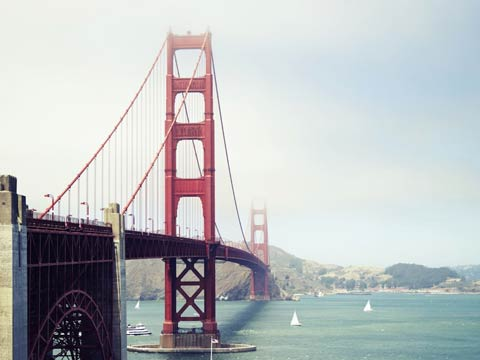
#> input picture images/30.jpg, 480 x 360 px
$ python ascii.py ../images/30.jpg 1.0 1.0
#> lines starting #> are read from the running program, lines starting #| are printed output that depends on the picture
import sys
from PIL import Image
import numpy as np

chars = np.asarray(list(' .,:;irsXA253hMHGS#9B&@'))

if len(sys.argv) != 4:
    print('Usage: ./asciinator.py image:file scale-factor:float')
    print(sys.argv)
    sys.exit()

f, SC, GCF, WCF = sys.argv[1], float(sys.argv[2]), float(sys.argv[3]), 7 / 4

img = Image.open(f)
#> img is the input picture: PIL image 480x360 RGB; mean R, G, B 187.1, 190.7, 192.1
S = (round(img.size[0] * SC * WCF), round(img.size[1] * SC))
#> S = (840, 360)
img = np.sum(np.asarray(img.resize(S)), axis=2)
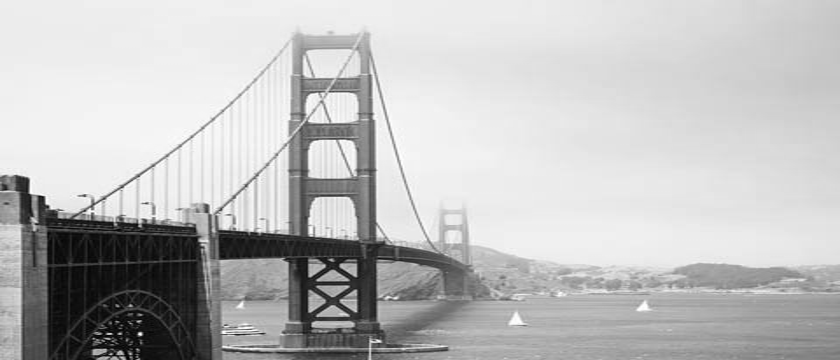
#> img: shape (360, 840) uint64; min 0, max 765, mean 569.9; drawn with min black and max white
img -= img.min()
img = (1.0 - img / img.max()) ** GCF * (chars.size - 1)
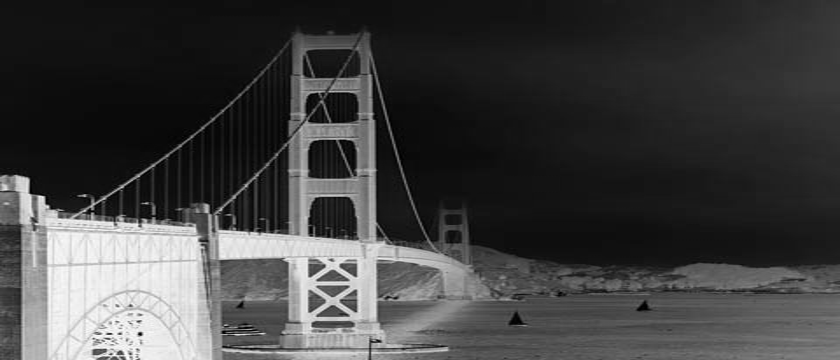
#> img: shape (360, 840) float64; min 0, max 22, mean 5.6; drawn with min black and max white

print("\n".join(("".join(r) for r in chars[img.astype(int)])))

$ run again, on images/IMG_20170515_231615.jpg
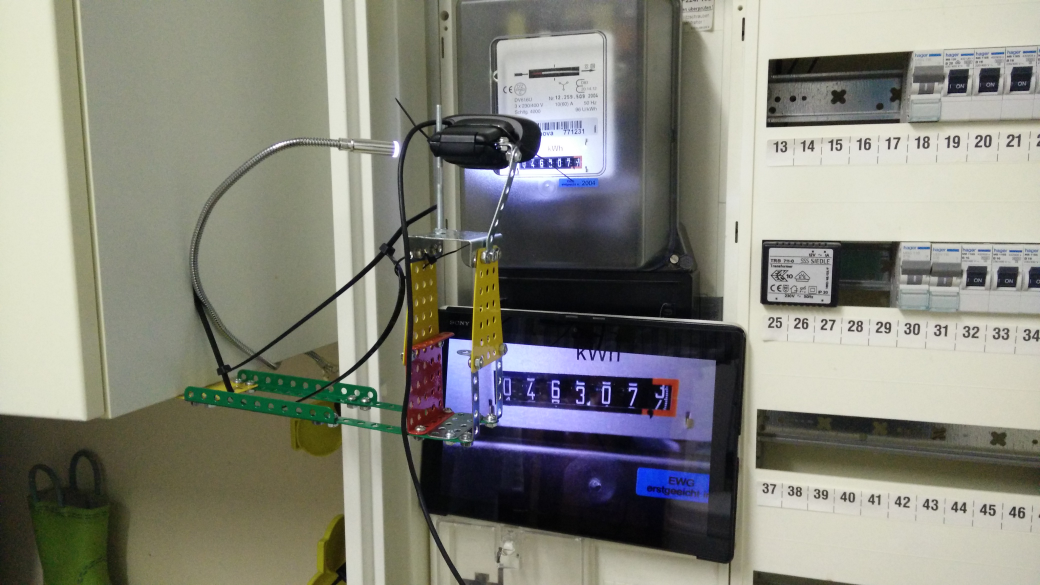
#> input picture images/IMG_20170515_231615.jpg, 4160 x 2340 px (shown at 1/4 size)
#> img is the input picture: PIL image 4160x2340 RGB; mean R, G, B 134, 134.3, 124.1
#> `img = np.sum(np.asarray(img.resize(S)), axis=2)`:
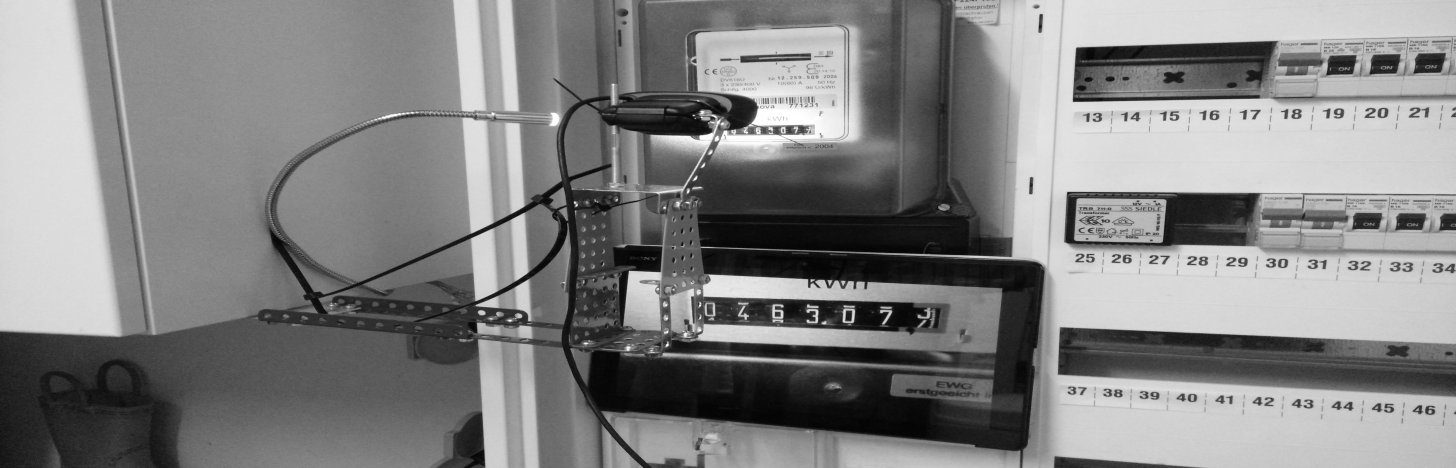
#> img: shape (2340, 7280) uint64 (shown at 1/5 size); min 0, max 765, mean 392.4; drawn with min black and max white
#> `img = (1.0 - img / img.max()) ** GCF * (chars.size - 1)`:
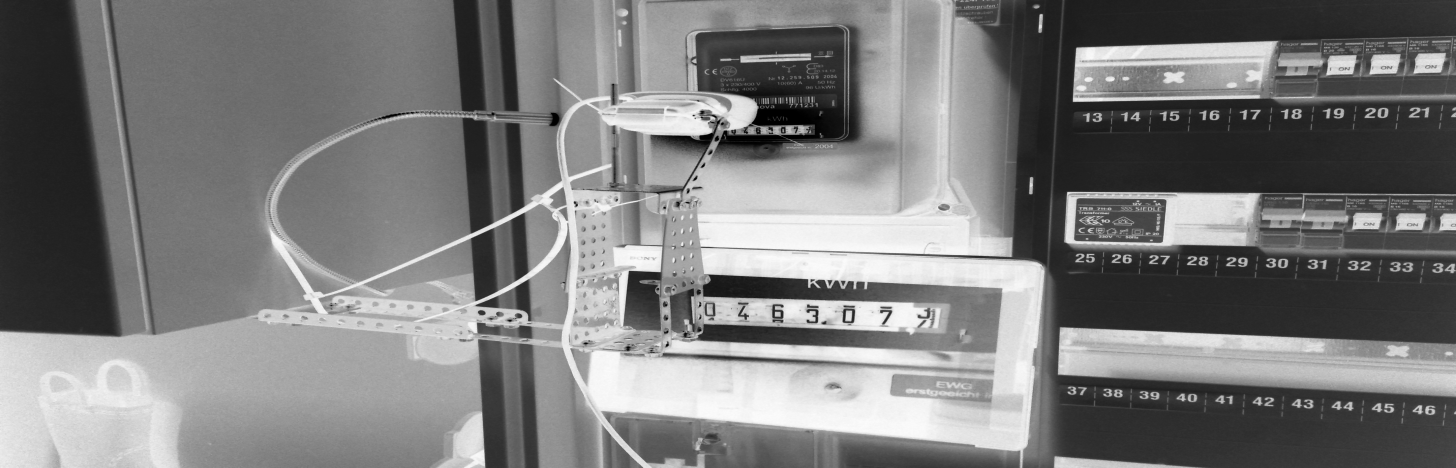
#> img: shape (2340, 7280) float64 (shown at 1/5 size); min 0, max 22, mean 10.7; drawn with min black and max white
#> (printed output is left out)
